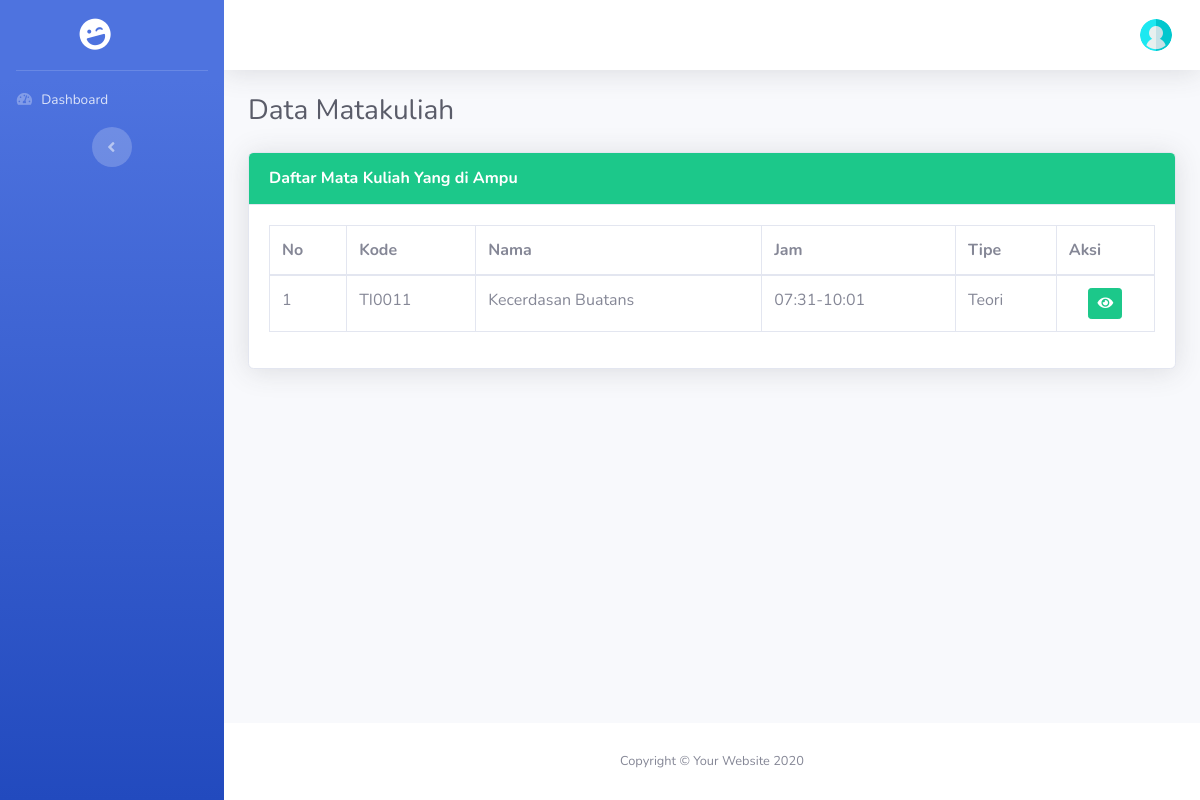
The page /index.php/dosen/matakuliah on the database as committed earlier.
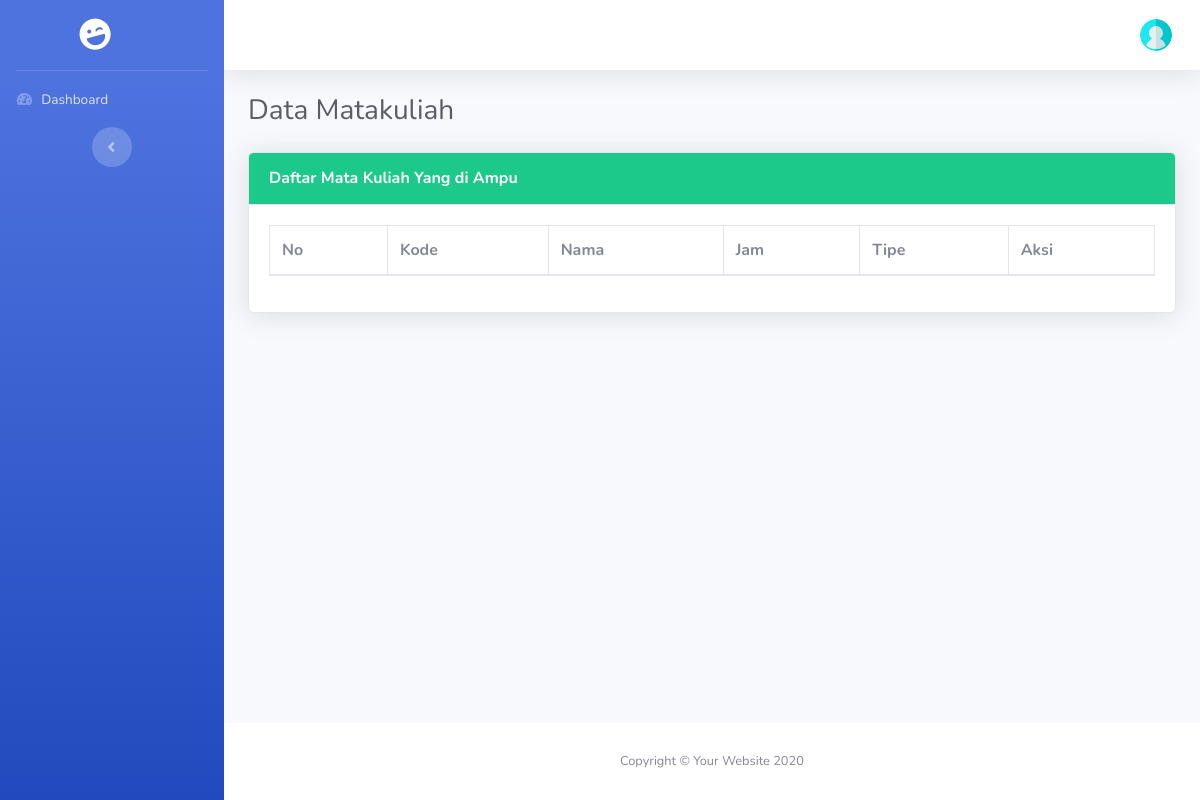
The same page on the database as committed later.
### tables this page shows
CREATE TABLE `matakuliah` (
  `id` bigint NOT NULL AUTO_INCREMENT,
  `kode_matkul` varchar(255) NOT NULL,
  `nama` varchar(255) NOT NULL,
  `status` enum('aktif','tidak') NOT NULL,
  `jam_mulai` varchar(20) NOT NULL,
  `jam_selesai` varchar(20) NOT NULL,
  `kelas` int NOT NULL,
  `sks` int NOT NULL,
  `tipe` enum('teori','praktik','praktikum') NOT NULL,
  `semester` enum('ganjil','genap') NOT NULL,
  `id_dosen` bigint DEFAULT NULL,
  PRIMARY KEY (`id`)
);

### application/controllers/Dosen.php (called while the page is built, shortened)
<?php
class Dosen extends CI_Controller
{
    public function __construct()
    {
        $this->load->Model('M_dosen', 'mod');
    }
    public function matakuliah()
    {
        $data['halaman'] = "Data Matakuliah";
        $data['matakuliah'] = $this->mod->m_get_all_matakuliah();
        $this->load->view('head.php', $data);
        $this->load->view('sidebar.php');
        $this->load->view('header.php');
        $this->load->view('dosen/matakuliah.php', $data);
        $this->load->view('footer.php');
    }
}

### index.php (called while the page is built, shortened)
<?php
require_once BASEPATH.'core/CodeIgniter.php';

### application/models/M_dosen.php (called while the page is built, shortened)
<?php
Class M_dosen extends CI_Model
{
    public function m_get_all_matakuliah()
    {
        $this->db->select()
            ->from('matakuliah')
            ->where("id_dosen", $this->session->userdata('dosen_id'));
        $query = $this->db->get_compiled_select();
        $data  = $this->db->query($query)->result_array();
        return $data;
    }
}

### application/views/dosen/matakuliah.php (the view, shortened to what this page needs)
<div class="container-fluid">
    <h1 class="h3 mb-4 text-gray-800">Data Matakuliah</h1>
    <div class="card shadow mb-4">
    <div class="card-header  bg-success py-3">
            <h6 class="m-0 font-weight-bold text-white">Daftar Mata Kuliah Yang di Ampu</h6>
        </div>
        <div class="card-body">
            <div class="table-responsive">
                <table class="table table-bordered" id="dataTable" width="100%" cellspacing="0">
                    <thead>
                        <tr>
                            <th>No</th>
                            <th>Kode</th>
                            <th>Nama</th>
                            <th>Jam</th>
                            <th>Tipe</th>
                            <th>Aksi</th>
                        </tr>
                    </thead>
                    <tbody>
                        <?php
                            $i = 1;
                            foreach($matakuliah as $mat):?>
                            <tr>
                                <td><?php echo $i;?></td>
                                <td><?php echo $mat['kode_matkul'];?></td>
                                <td><?php echo $mat['nama'];?></td>
                                <td><?php echo $mat['jam_mulai']."-".$mat['jam_selesai'];?></td>
                                <td><?php echo ucwords($mat['tipe']);?></td>
                                <td class="text-center">
                                    <a href="<?php echo base_url('dosen/view_mahasiswa/').$mat['id']?>" class="btn btn-success btn-sm"><i class="fas fa-eye"></i></a>
                                </td>
                            </tr>
                        <?php
                            $i++;
                            endforeach;?>
                    </tbody>
                </table>
            </div>
        </div>
    </div>
</div>

Rows that differ between the two databases and show on the page:
no longer on this page (row edited): matakuliah: kode_matkul "TI0011", nama "Kecerdasan Buatans", jam_mulai "07:31", jam_selesai "10:01", tipe "Teori"
